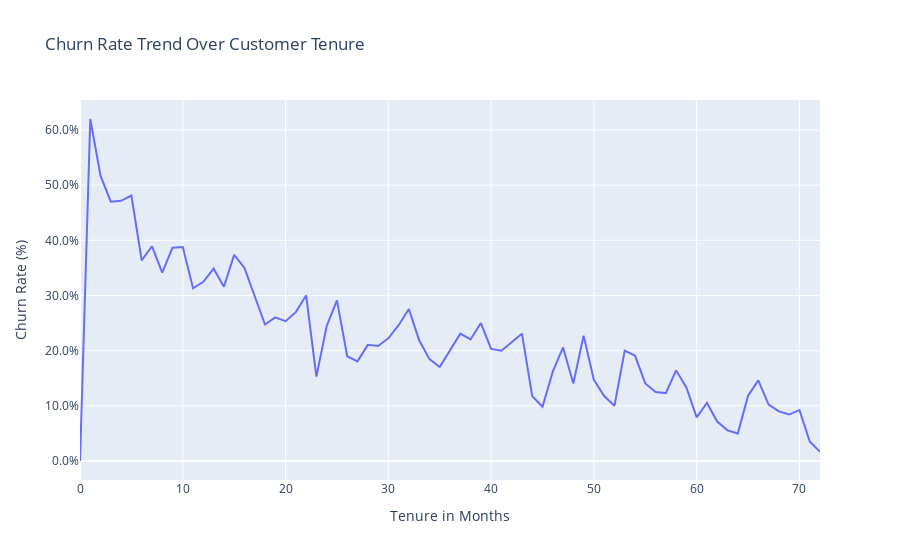

This figure's notebook cell:
### Code cell
# Aggregating data to calculate churn rate per tenure month
churn_rate_by_tenure = df.groupby('tenure')['Churn'].agg(
    churn_rate='mean',
    customer_count='count'
).reset_index()

# Plotting the line chart with a trendline
fig = px.line(
    data_frame=churn_rate_by_tenure,
    x='tenure',
    y='churn_rate',
    labels={'tenure': 'Tenure in Months', 'churn_rate': 'Churn Rate (%)'},
    title='Churn Rate Trend Over Customer Tenure',
    hover_data={'customer_count': True},
)

fig.update_yaxes(tickformat=".1%")

fig.show()

### Figure 1 — Plotly figure (JSON) as saved in the notebook; plotly's stock layout.template omitted (floating-point values rounded to 4 significant figures)
{"data": [{"customdata": [[11], [613], [238], [200], [176], [133], [110], [131], [123], [119], [116], [99], [117], [109], [76], [99], [80], [87], [97], [73], [71], [63], [90], [85], [94], [79], [79], [72], [57], [72], [72], [65], [69], [64], [65], [88], [50], [65], [59], [56], [64], [70], [65], [65], [51], [61], [74], [68], [64], [66], [68], [68], [80], [70], [68], [64], [80], [65], [67], [60], [76], [76], [70], [72], [80], [76], [89], [98], [100], [95], [119], [170], [362]], "hovertemplate": "Tenure in Months=%{x}<br>Churn Rate (%)=%{y}<br>customer_count=%{customdata[0]}<extra></extra>", "legendgroup": "", "line": {"color": "#636efa", "dash": "solid"}, "marker": {"symbol": "circle"}, "mode": "lines", "name": "", "orientation": "v", "showlegend": false, "type": "scatter", "x": [0, 1, 2, 3, 4, 5, 6, 7, 8, 9, 10, 11, 12, 13, 14, 15, 16, 17, 18, 19, 20, 21, 22, 23, 24, 25, 26, 27, 28, 29, 30, 31, 32, 33, 34, 35, 36, 37, 38, 39, 40, 41, 42, 43, 44, 45, 46, 47, 48, 49, 50, 51, 52, 53, 54, 55, 56, 57, 58, 59, 60, 61, 62, 63, 64, 65, 66, 67, 68, 69, 70, 71, 72], "xaxis": "x", "y": [0.0, 0.6199, 0.5168, 0.47, 0.4716, 0.4812, 0.3636, 0.3893, 0.3415, 0.3866, 0.3879, 0.3131, 0.3248, 0.3486, 0.3158, 0.3737, 0.35, 0.2989, 0.2474, 0.2603, 0.2535, 0.2698, 0.3, 0.1529, 0.2447, 0.2911, 0.1899, 0.1806, 0.2105, 0.2083, 0.2222, 0.2462, 0.2754, 0.2188, 0.1846, 0.1705, 0.2, 0.2308, 0.2203, 0.25, 0.2031, 0.2, 0.2154, 0.2308, 0.1176, 0.09836, 0.1622, 0.2059, 0.1406, 0.2273, 0.1471, 0.1176, 0.1, 0.2, 0.1912, 0.1406, 0.125, 0.1231, 0.1642, 0.1333, 0.07895, 0.1053, 0.07143, 0.05556, 0.05, 0.1184, 0.1461, 0.102, 0.09, 0.08421, 0.09244, 0.03529, 0.01657], "yaxis": "y"}], "layout": {"legend": {"tracegroupgap": 0}, "title": {"text": "Churn Rate Trend Over Customer Tenure"}, "xaxis": {"anchor": "y", "domain": [0, 1], "title": {"text": "Tenure in Months"}}, "yaxis": {"anchor": "x", "domain": [0, 1], "tickformat": ".1%", "title": {"text": "Churn Rate (%)"}}}}
